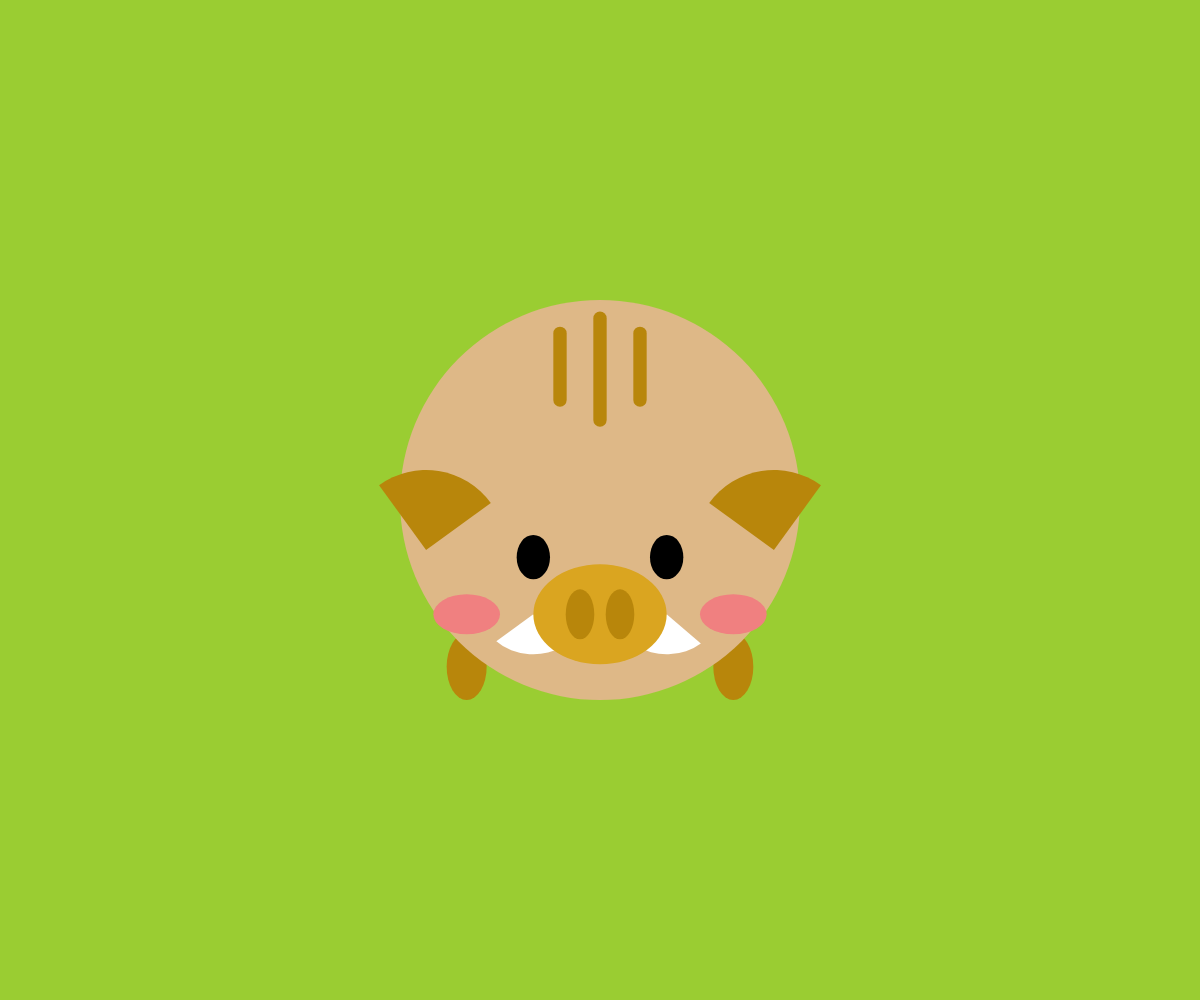
Frame 1 (no input)
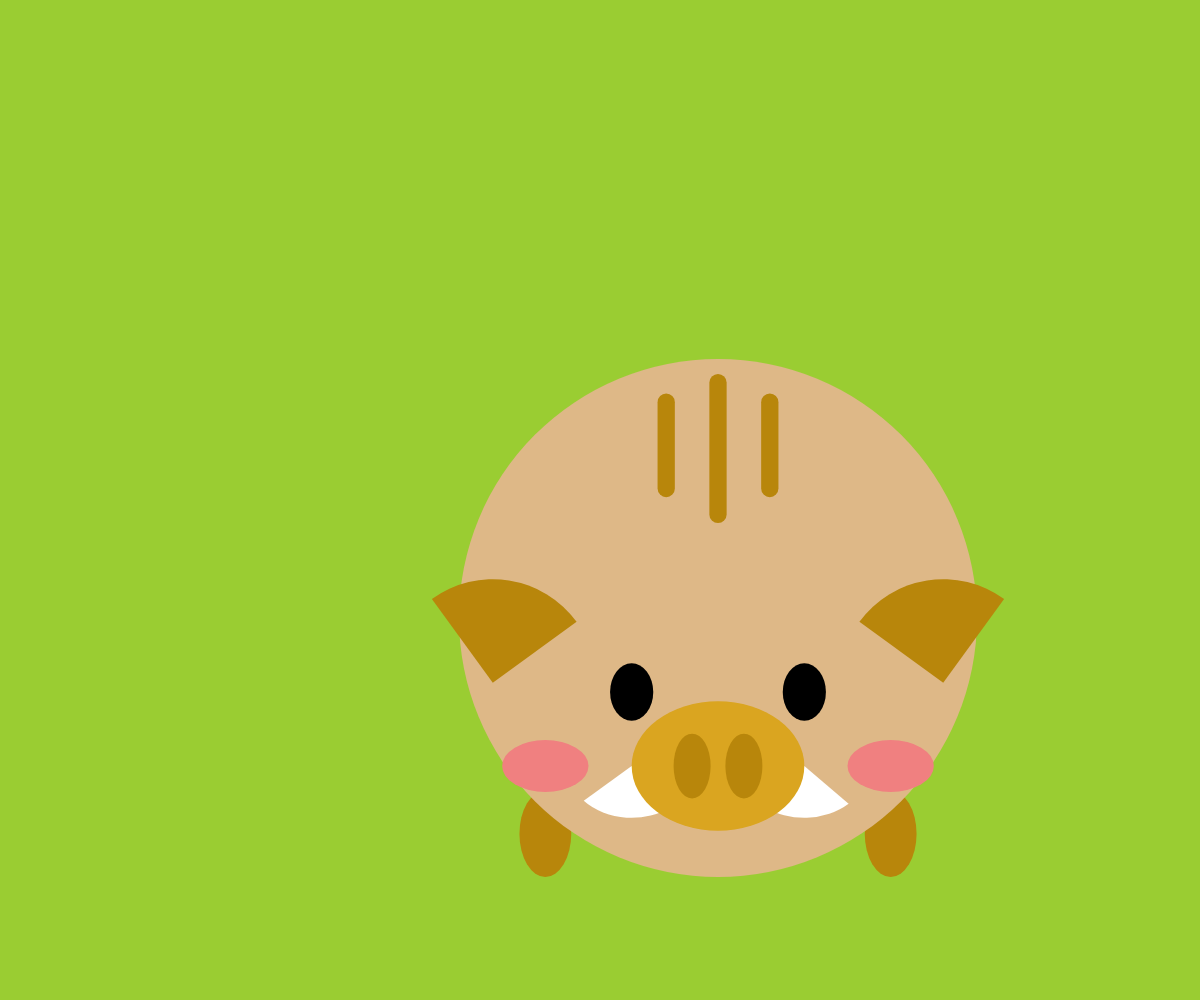
Frame 60 (no input)
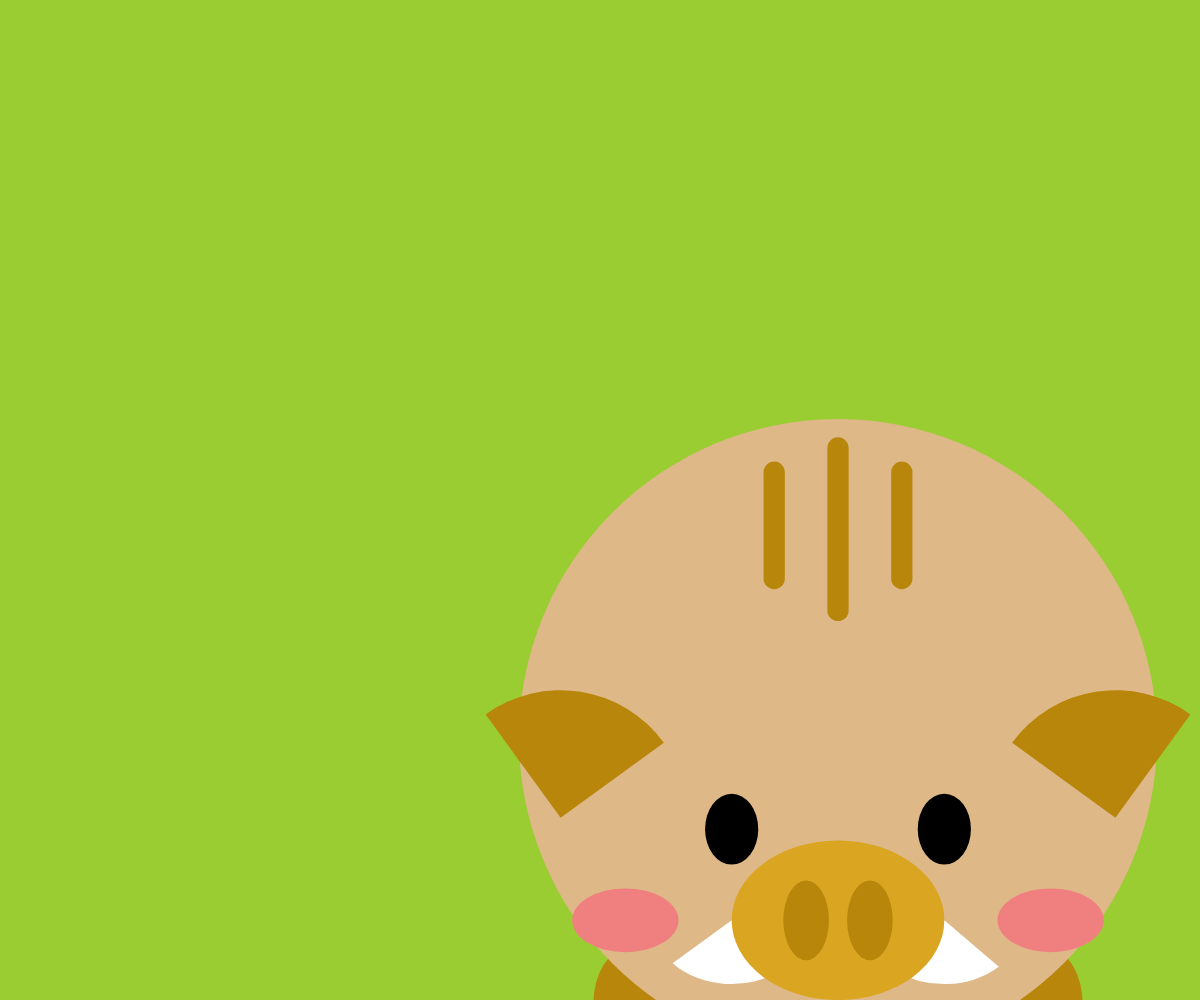
Frame 120 (the mouse pressed at the canvas centre since frame 60)

The p5.js sketch that drew these frames (run headless with seeded random() and noise() and a simulated clock; from frame 60 on, the mouse is pressed at the canvas centre):

// p5.js sketch
// ── sketch.js
// 最終課題を制作しよう
let c, d, e, vc, vd, ve;

function setup(){
  createCanvas(windowWidth, windowHeight);
  c = width / 2;
  d = height / 2;
  e = width / 3;
  vc = 2;
  vd = 2;
  ve = 2;
}

function draw(){
  background(154, 205, 50);
  URIBO(c, d, e);

  c += vc;
  d += vd;
  e += ve;

  if(c < 0 || c > width){ vc = -1 * vc; }
  if(d < 0 || d > height){ vd = -1 * vd; }
  if(e < 0 || e > height){ ve = -1 * ve; }

  c = constrain(c, 0, width);
  d = constrain(d, 0, height);
  e = constrain(e, 0, height);

}

function windowResized(){
  resizeCanvas(windowWidth, windowHeight);
}

function URIBO(x, y, r){

  noStroke();

  fill(184, 134, 11);
  ellipse(x - r / 3, y + r / 2.4, r / 10, r / 6);
  ellipse(x + r / 3, y + r / 2.4, r / 10, r / 6);
//legs

  fill(222, 184, 135);
  ellipse(x, y, r);
//outline




  fill(255);
  arc(x - r / 6, y + r / 3.5, r / 4, r / 5, QUARTER_PI, HALF_PI * 1.1 + QUARTER_PI);
  arc(x + r / 6, y + r / 3.5, r / 4, r / 5, QUARTER_PI * 0.9, HALF_PI + QUARTER_PI);
//teeth

  fill(218, 165, 32);
  ellipse(x, y + r / 3.5, r / 3, r / 4);
  fill(184, 134, 11);
  ellipse(x - r / 20, y + r / 3.5, r / 14, r / 8);
  ellipse(x + r / 20, y + r / 3.5, r / 14, r / 8);
//nose

  fill(184, 134, 11);
  arc(x - r / 2.3, y + r / 8, r / 2.5, r / 2.5, PI + QUARTER_PI + HALF_PI / 10, PI + HALF_PI + QUARTER_PI + HALF_PI / 10);
  arc(x + r / 2.3, y + r / 8, r / 2.5, r / 2.5, PI + QUARTER_PI - HALF_PI / 10, PI + HALF_PI + QUARTER_PI - HALF_PI / 10);
//ears

  fill(240, 128, 128);
  ellipse(x - r / 3,  y + r / 3.5, r / 6, r / 10);
  ellipse(x + r / 3,  y + r / 3.5, r / 6, r / 10);
//cheek

  fill(0);
  ellipse(x - r / 6, y + r / 7, r / 12, r / 9);
  ellipse(x + r / 6, y + r / 7, r / 12, r / 9);

  if(keyIsDown("S".charCodeAt(0))){
    fill(222, 184, 135);
    ellipse(x - r / 6, y + r / 7, r / 10, r / 7);
    ellipse(x + r / 6, y + r / 7, r / 10, r / 7);
    stroke(0);
    strokeWeight(5);
    line(x - r / 7, y + r / 7, x - r / 4.5, y + r / 7);
    line(x + r / 7, y + r / 7, x + r / 4.5, y + r / 7);
  }
  if(keyIsDown("A".charCodeAt(0))){
    fill(222, 184, 135);
    ellipse(x - r / 6, y + r / 7, r / 10, r / 7);
    ellipse(x + r / 6, y + r / 7, r / 10, r / 7);

    fill(0);
    triangle(x - r / 9, y + r / 10, x - r / 3.5, y + r / 10, x - r / 6, y + r / 6);
    triangle(x + r / 9, y + r / 10, x + r / 3.5, y + r / 10, x + r / 6, y + r / 6);
    fill(255);
    arc(x - r / 20, y + r / 3.5, r, r, QUARTER_PI * 1.9, HALF_PI * 1.1);
    arc(x + r / 20, y + r / 3.5, r, r, QUARTER_PI * 1.9, HALF_PI * 1.1);

    ellipse(x - r / 20, y + r / 1.5, r / 6);
    ellipse(x - r / 20, y + r / 1.2, r / 6);
    ellipse(x, y + r / 1.3, r / 2.5, r / 6);
    ellipse(x + r / 20, y + r / 1.5, r / 6);
    ellipse(x + r / 20, y + r / 1.2, r / 6);

    stroke(255, 0, 0);
    strokeWeight(5);
    line(x + r / 10, y - r / 9, x + r / 10, y - r / 13);
    line(x + r / 7, y - r / 9, x + r / 7, y - r / 13);
    line(x + r / 10, y - r / 25, x + r / 10, y);
    line(x + r / 7, y - r / 25, x + r / 7, y);
    line(x + r / 15, y - r / 13, x + r / 10, y - r / 13);
    line(x + r / 7, y - r / 13, x + r / 5.5, y - r / 13);
    line(x + r / 15, y - r / 25, x + r / 10, y - r / 25);
    line(x + r / 7, y - r / 25, x + r / 5.5, y - r / 25);
  }
  if(keyIsDown("W".charCodeAt(0))){
    fill(222, 184, 135);
    ellipse(x - r / 6, y + r / 7, r / 10, r / 7);
    ellipse(x + r / 6, y + r / 7, r / 10, r / 7);

    fill(255);
    stroke(0);
    strokeWeight(4);
    ellipse(x - r / 6, y + r / 7, r / 12, r / 9);
    ellipse(x + r / 6, y + r / 7, r / 12, r / 9);
  }
//eyes

  stroke(184, 134, 11);
  strokeWeight(r / 30);
  line(x, y - r / 2.2, x, y - r / 5);
  line(x + r / 10, y - r / 2.4, x + r / 10, y - r / 4);
  line(x - r / 10, y - r / 2.4, x - r / 10, y - r / 4);
//line



}
